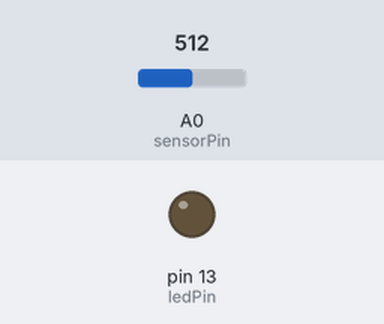
Bench run of a sketch on a simulated Arduino Uno, built with avr-gcc and run on an emulated ATmega328P. Shown: output pins drawn as LEDs (lit = HIGH). The test bench sets the inputs (shaded band); at power-on: A0 (sensorPin) = 512.

Above: at 1.2 s.
1.3 s: A0 (sensorPin) set to 519
At 2.1 s:
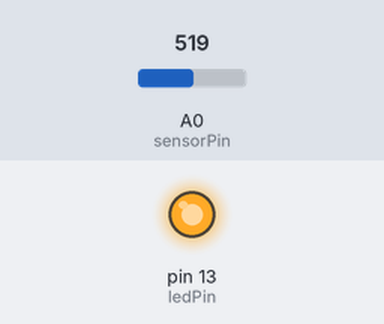
2.8 s: A0 (sensorPin) set to 511
At 3.2 s:
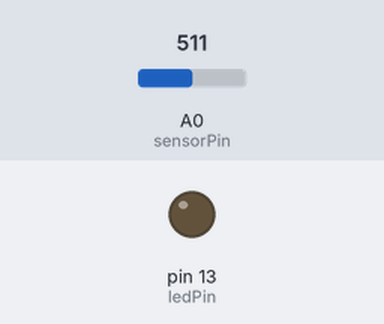
4.3 s: A0 (sensorPin) set to 716
At 5.6 s:
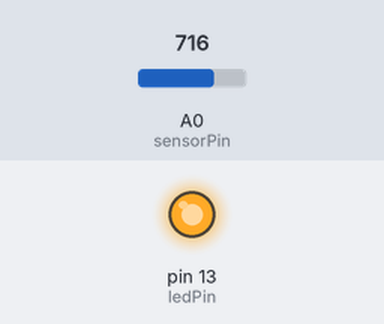
Timing chart, 0 to 7.3 s (numbered marks = the images above; inputs shaded):
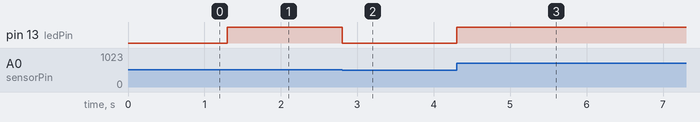

Measured:
- the behaviour switches between 512 and 513 on A0 (sensorPin) (found by bisection; images 0 and 1)
- after the input at 1.3 s, pin 13 (ledPin): LOW → HIGH at once
- after the input at 2.8 s, pin 13 (ledPin): HIGH → LOW at once
- after the input at 4.3 s, pin 13 (ledPin): LOW → HIGH at once

The sketch:

LED_Potenciometer_Manual_Threshold.ino
```cpp
int sensorPin = 0;
int ledPin = 13;
int sensorValue = 0;

void setup() {
  pinMode(ledPin, OUTPUT);
}

void loop() {
  int threshold = 512;
  if(analogRead(sensorPin) > threshold)
  {
    digitalWrite(ledPin, HIGH);
  }
  else
  {
    digitalWrite(ledPin, LOW);
  }
}
```
